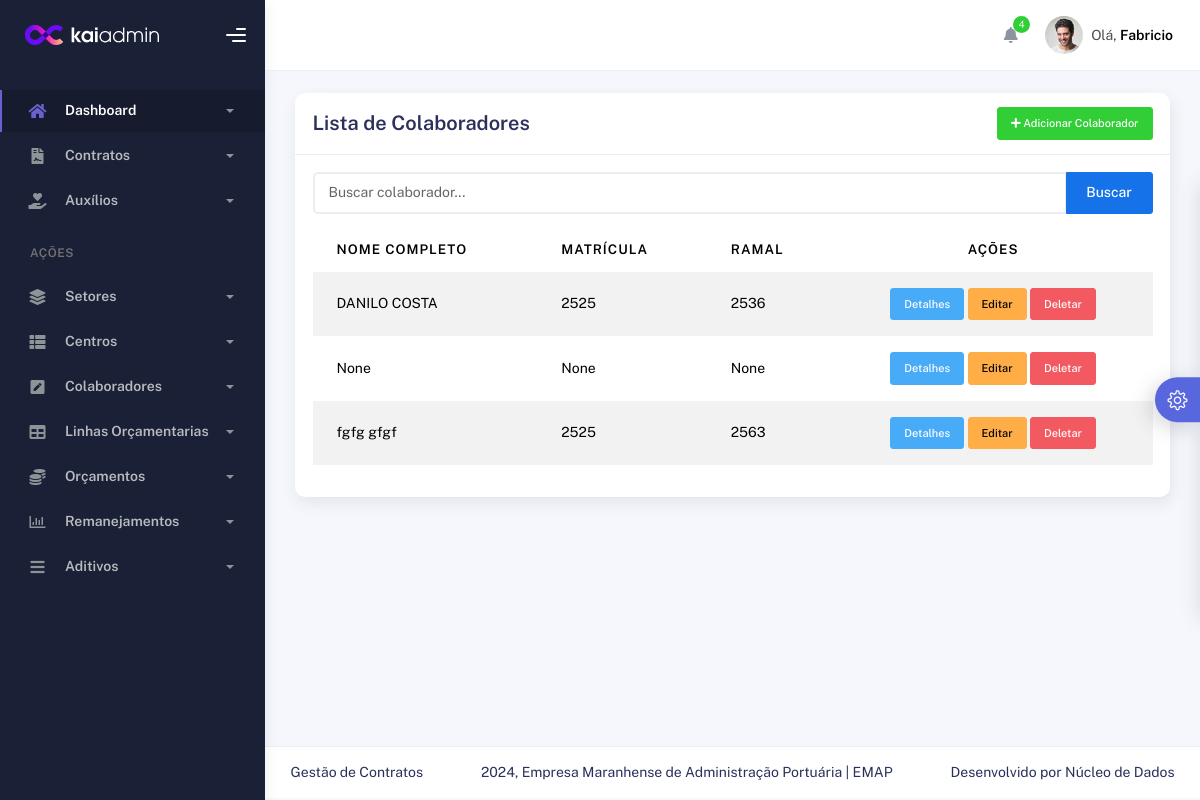
/contratos/listarcolaboradores/, run on an earlier commit of the app's database.
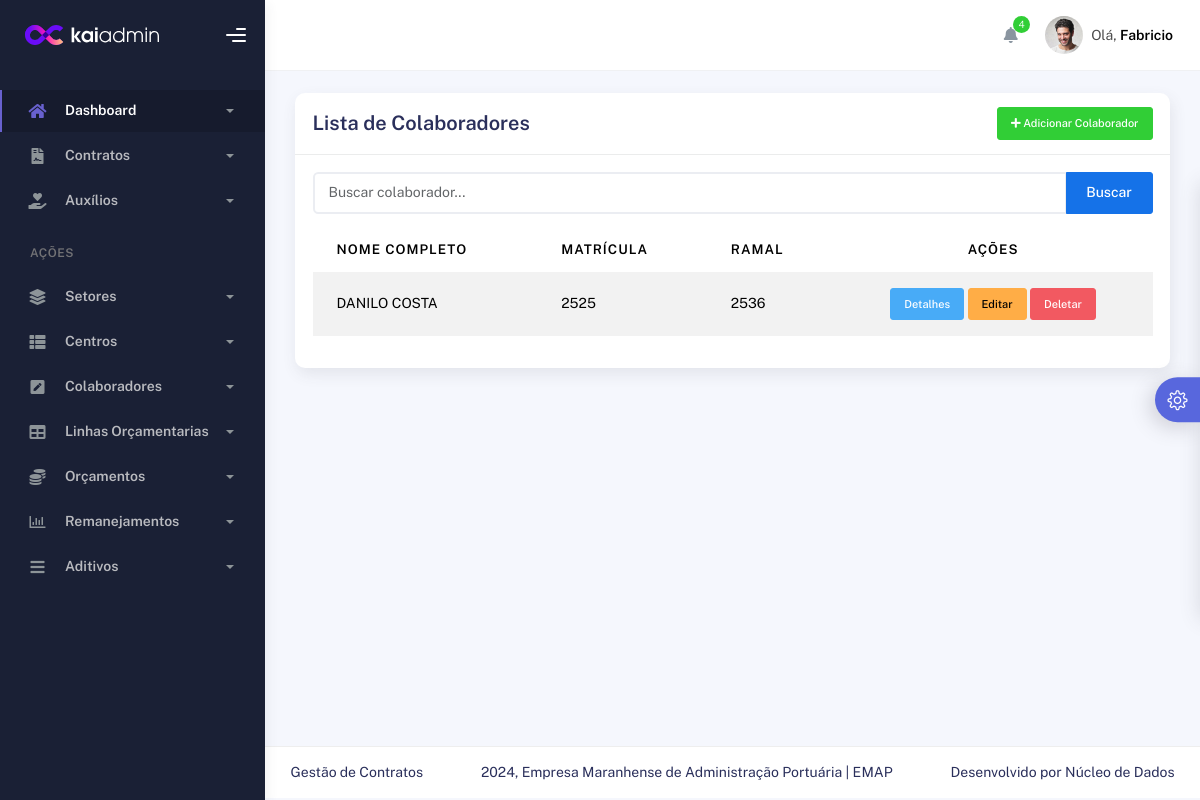
And on a later commit of the database.
### contract/models.py (models this page shows, shortened)
class Colaborador(models.Model):
    nome_completo = models.CharField(max_length=100, null=True)
    mat = models.IntegerField(null=True, blank=True,verbose_name='Matrícula')
    direcao = models.ForeignKey(Direcao, on_delete=models.CASCADE,null=True)
    gerencia = models.ForeignKey(Gerencia, on_delete=models.SET_NULL,null=True)
    coordenacao = models.ForeignKey(Coordenacao, on_delete=models.SET_NULL,null=True)
    ramal = models.CharField(max_length=4,null=True, blank=True)
    email = models.EmailField(max_length=50,null=True, blank=True)
    class Meta:
        verbose_name = 'Colaborador'
        verbose_name_plural = 'Colaboradores'

### contract/views.py (the view)
# urls.py: path('listarcolaboradores/', ColaboradorListView.as_view(), name='colaborador_list'),
class ColaboradorListView(ListView):
    model = Colaborador
    template_name = 'colaborador_list.html'
    context_object_name = 'colaboradores'

### contract/templates/colaborador/colaborador_list.html (shortened to what this page needs)
{% extends 'index.html' %}
{% block 'conteudo' %}
<div class="container">
    <div class="page-inner">
        <div class="row">
            <div class="col-md-12">
                <div class="card">
                    <div class="card-header d-flex justify-content-between align-items-center">
                        <h4 class="card-title">Lista de Colaboradores</h4>
                        <a href="{% url 'colaborador_create' %}" class="btn btn-success btn-sm">
                            <i class="fas fa-plus"></i> Adicionar Colaborador
                        </a>
                    </div>
                    <div class="card-body">
                        <form method="GET" action="{% url 'colaborador_list' %}">
                            <div class="input-group mb-3">
                                <input type="text" class="form-control" name="search" placeholder="Buscar colaborador...">
                                <button class="btn btn-primary" type="submit">Buscar</button>
                            </div>
                        </form>
                        <table class="table table-striped">
                            <thead>
                                <tr>
                                    <th>Nome Completo</th>
                                    <th>Matrícula</th>
                                    <th>Ramal</th>
                                    <th class="text-center">Ações</th>
                                </tr>
                            </thead>
                            <tbody>
                                {% for colaborador in colaboradores %}
                                <tr>
                                    <td>{{ colaborador.nome_completo }}</td>
                                    <td>{{ colaborador.mat }}</td>
                                    <td>{{ colaborador.ramal }}</td>
                                    <td class="text-center">
                                        <a href="{% url 'colaborador_detail' colaborador.pk %}" class="btn btn-info btn-sm">Detalhes</a>
                                        <a href="{% url 'colaborador_update' colaborador.pk %}" class="btn btn-warning btn-sm">Editar</a>
                                        <form action="{% url 'colaborador_delete' colaborador.pk %}" method="POST" style="display:inline;">
                                            <button type="submit" class="btn btn-danger btn-sm">Deletar</button>
                                        </form>
                                    </td>
                                </tr>
                                {% empty %}
                                <tr>
                                    <td colspan="4" class="text-center">Nenhum colaborador encontrado.</td>
                                </tr>
                                {% endfor %}
                            </tbody>
                        </table>
                    </div>
                </div>
            </div>
        </div>
    </div>
</div>
{% endblock %}

What changed in the data, as far as the page shows it:
removed Colaborador: nome_completo "None", mat "None", ramal "None"
removed Colaborador: nome_completo "fgfg gfgf", mat "2525", ramal "2563"
